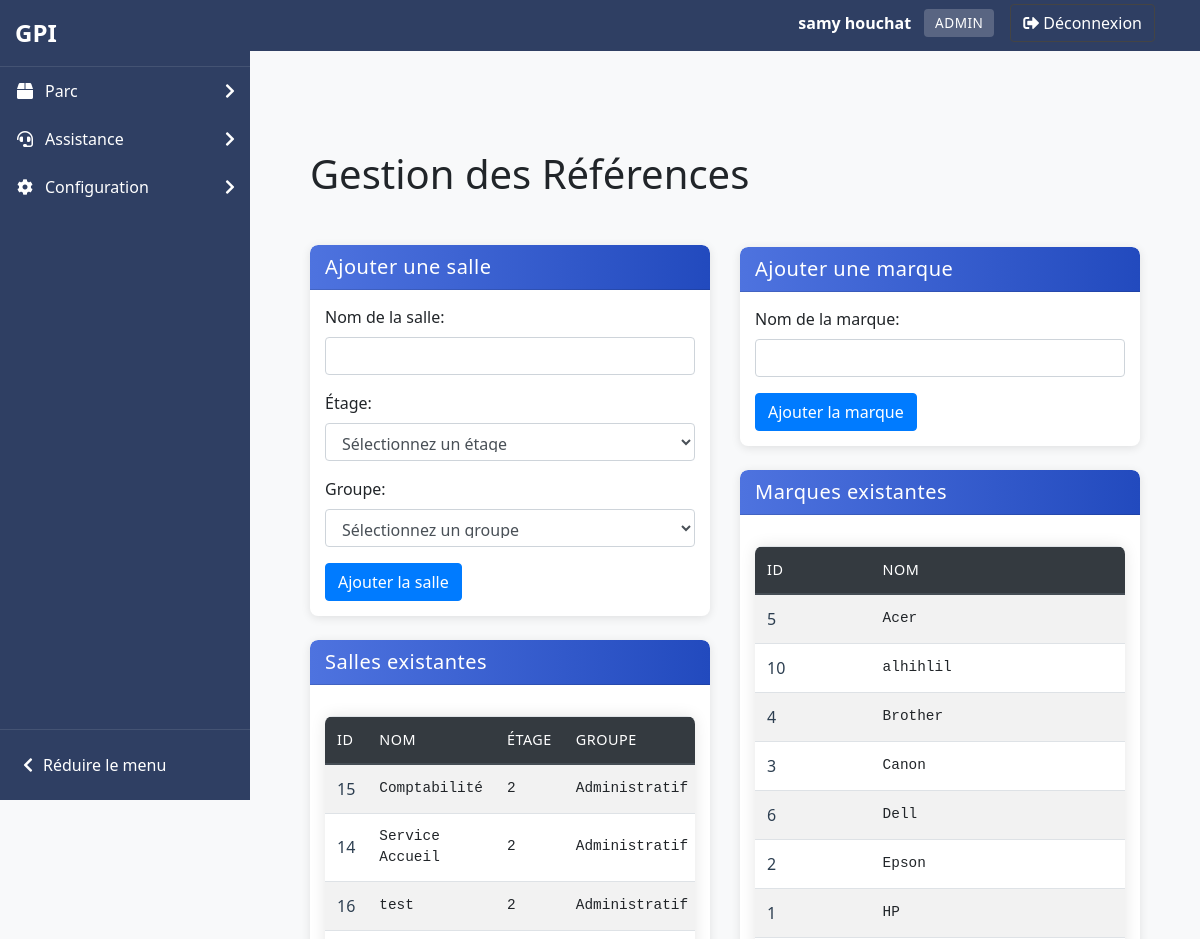
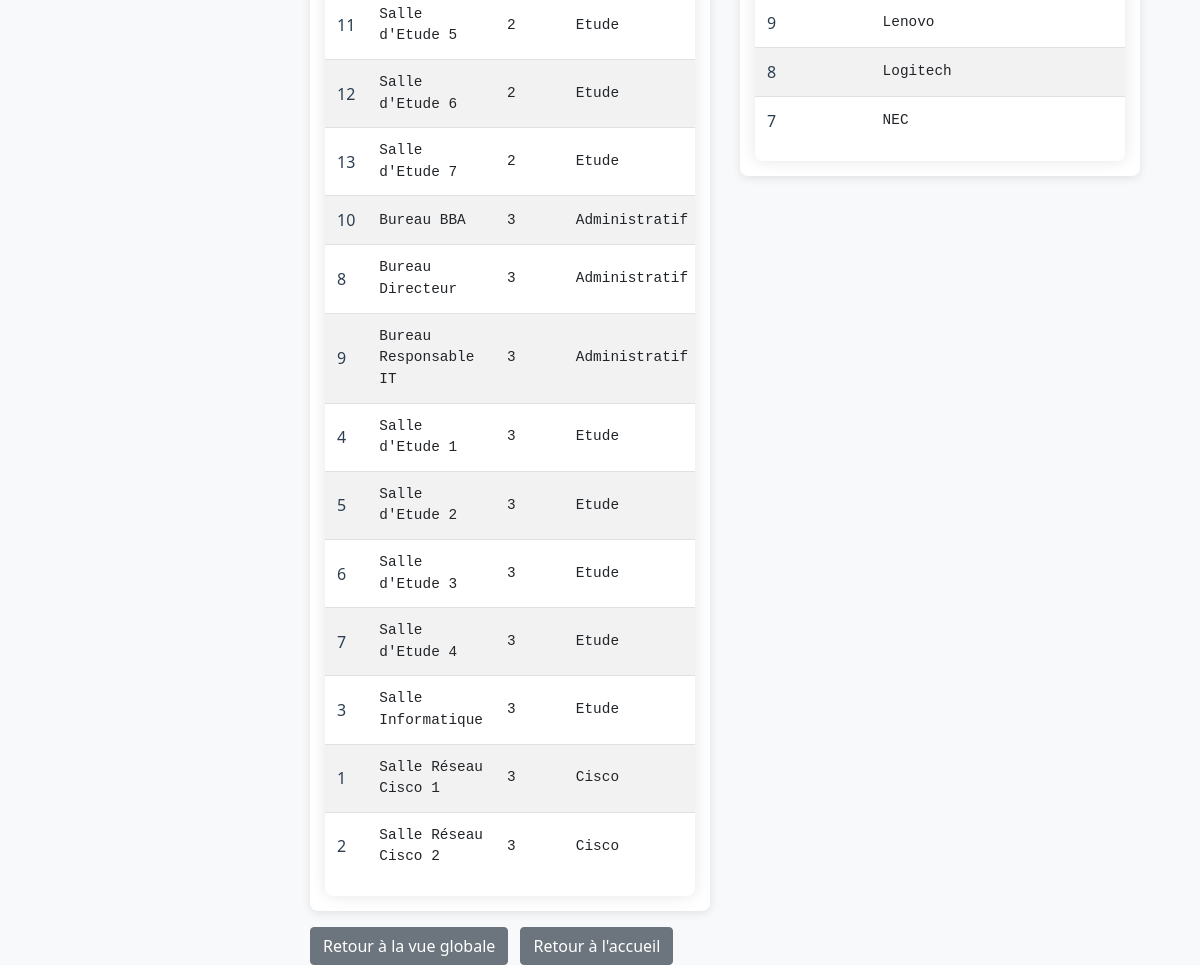
Screenshot of /pages/admin/gestion_references.php (signed in) with the database file from the repository (2 pictures, top to bottom).
### tables this page shows
CREATE TABLE IF NOT EXISTS `users` (
  `id_user` int NOT NULL AUTO_INCREMENT,
  `prenom` varchar(100) NOT NULL,
  `nom` varchar(100) NOT NULL,
  `email` varchar(255) NOT NULL,
  `password` varchar(255) NOT NULL,
  `id_role` int NOT NULL,
  `date_created` timestamp NULL DEFAULT CURRENT_TIMESTAMP,
  `code_utilisateur` varchar(6) DEFAULT NULL,
  PRIMARY KEY (`id_user`),
  UNIQUE KEY `email` (`email`),
  UNIQUE KEY `code_utilisateur` (`code_utilisateur`),
  KEY `fk_users_role` (`id_role`),
  KEY `idx_code_utilisateur` (`code_utilisateur`)
);

CREATE TABLE IF NOT EXISTS `roles` (
  `id_role` int NOT NULL AUTO_INCREMENT,
  `role_name` varchar(50) NOT NULL,
  PRIMARY KEY (`id_role`),
  UNIQUE KEY `role_name` (`role_name`)
);

CREATE TABLE IF NOT EXISTS `salles` (
  `id_salle` int UNSIGNED NOT NULL AUTO_INCREMENT,
  `nom_salle` varchar(50) NOT NULL,
  `etage` enum('2','3') NOT NULL,
  `groupe` enum('Administratif','Etude','Cisco') NOT NULL,
  PRIMARY KEY (`id_salle`),
  UNIQUE KEY `unique_salle_etage` (`nom_salle`,`etage`)
);

CREATE TABLE IF NOT EXISTS `marque` (
  `id_marque` int NOT NULL AUTO_INCREMENT,
  `nom_marque` varchar(255) NOT NULL,
  PRIMARY KEY (`id_marque`),
  UNIQUE KEY `nom_marque` (`nom_marque`)
);

### pages/admin/gestion_references.php (the view, shortened to what this page needs)
<?php
require_once '../../includes/functions.php';
$pdo = connectDB();
$salles = $pdo->query("SELECT * FROM salles ORDER BY etage, groupe, nom_salle")->fetchAll();
$marques = $pdo->query("SELECT * FROM marque ORDER BY nom_marque")->fetchAll();
afficherHeader('Gestion des Références', 2);
?>
<div class="container mt-4">
    <h1 class="mb-4">Gestion des Références</h1>
    <div class="row">
        <div class="col-md-6">
            <div class="card mb-4">
                <div class="card-header bg-primary text-white">
                    <h5 class="mb-0">Ajouter une salle</h5>
                </div>
                <div class="card-body">
                    <form method="POST" action="">
                        <div class="form-group">
                            <label for="nom_salle">Nom de la salle:</label>
                            <input type="text" class="form-control" id="nom_salle" name="nom_salle" required>
                        </div>
                        <div class="form-group">
                            <label for="etage">Étage:</label>
                            <select class="form-control" id="etage" name="etage" required>
                                <option value="">Sélectionnez un étage</option>
                            </select>
                        </div>
                        <div class="form-group">
                            <label for="groupe">Groupe:</label>
                            <select class="form-control" id="groupe" name="groupe" required>
                                <option value="">Sélectionnez un groupe</option>
                            </select>
                        </div>
                        <button type="submit" name="ajouter_salle" class="btn btn-primary">Ajouter la salle</button>
                    </form>
                </div>
            </div>
            <div class="card">
                <div class="card-header bg-info text-white">
                    <h5 class="mb-0">Salles existantes</h5>
                </div>
                <div class="card-body">
                    <div class="table-responsive">
                        <table class="table table-striped table-hover">
                            <thead>
                                <tr>
                                    <th>ID</th>
                                    <th>Nom</th>
                                    <th>Étage</th>
                                    <th>Groupe</th>
                                </tr>
                            </thead>
                            <tbody>
                                <?php foreach ($salles as $salle): ?>
                                    <tr>
                                        <td><?= htmlspecialchars($salle['id_salle']) ?></td>
                                        <td><?= htmlspecialchars($salle['nom_salle']) ?></td>
                                        <td><?= htmlspecialchars($salle['etage']) ?></td>
                                        <td><?= htmlspecialchars($salle['groupe']) ?></td>
                                    </tr>
                                <?php endforeach; ?>
                            </tbody>
                        </table>
                    </div>
                </div>
            </div>
        </div>
        <div class="col-md-6">
            <div class="card mb-4">
                <div class="card-header bg-primary text-white">
                    <h5 class="mb-0">Ajouter une marque</h5>
                </div>
                <div class="card-body">
                    <form method="POST" action="">
                        <div class="form-group">
                            <label for="nom_marque">Nom de la marque:</label>
                            <input type="text" class="form-control" id="nom_marque" name="nom_marque" required>
                        </div>
                        <button type="submit" name="ajouter_marque" class="btn btn-primary">Ajouter la marque</button>
                    </form>
                </div>
            </div>
            <div class="card">
                <div class="card-header bg-info text-white">
                    <h5 class="mb-0">Marques existantes</h5>
                </div>
                <div class="card-body">
                    <div class="table-responsive">
                        <table class="table table-striped table-hover">
                            <thead>
                                <tr>
                                    <th>ID</th>
                                    <th>Nom</th>
                                </tr>
                            </thead>
                            <tbody>
                                <?php foreach ($marques as $marque): ?>
                                    <tr>
                                        <td><?= htmlspecialchars($marque['id_marque']) ?></td>
                                        <td><?= htmlspecialchars($marque['nom_marque']) ?></td>
                                    </tr>
                                <?php endforeach; ?>
                            </tbody>
                        </table>
                    </div>
                </div>
            </div>
        </div>
    </div>
    <div class="mt-4">
        <a href="../common/views_all.php" class="btn btn-secondary">Retour à la vue globale</a>
        <a href="../../index.php" class="btn btn-secondary ml-2">Retour à l'accueil</a>
    </div>
</div>
<?php
afficherFooter();
?>

### includes/functions.php (shortened to what this page needs)
<?php
function connectDB() {
    $host = 'localhost';
    $db   = 'gpii';
    $user = 'root';
    $pass = '';
    $charset = 'utf8mb4';
    $dsn = "mysql:host=$host;dbname=$db;charset=$charset";
    $options = [
        PDO::ATTR_ERRMODE => PDO::ERRMODE_EXCEPTION,
        PDO::ATTR_DEFAULT_FETCH_MODE => PDO::FETCH_ASSOC
    ];
    return new PDO($dsn, $user, $pass, $options);
}
function afficherHeader($titre, $niveau = 1, $afficher_sidebar = true) {
    $prefix = str_repeat('../', $niveau);
    echo '<!DOCTYPE html>';
    echo '<html lang="fr">';
    echo '<head>';
    echo '<link rel="stylesheet" href="' . $prefix . 'assets/css/bootstrap.css">';
    echo '<link rel="stylesheet" href="' . $prefix . 'assets/css/custom.css">';
    echo '<link rel="stylesheet" href="https://cdnjs.cloudflare.com/ajax/libs/font-awesome/5.15.3/css/all.min.css">';
    echo '</head>';
    echo '<body>';
    if ($afficher_sidebar) {
        echo '<div class="sidebar-glpi">';
        echo '<div class="sidebar-header">';
        echo '<a href="' . $prefix . 'index.php" class="logo-container">';
        echo '<span class="logo-text">GPI</span>';
        echo '</a>';
        echo '</div>';
        echo '<nav class="sidebar-nav">';
        echo '<ul class="sidebar-menu">';
        if (isset($_SESSION['user_role']) && ($_SESSION['user_role'] == 1 || $_SESSION['user_role'] == 2)) {
            echo '<li class="sidebar-item">';
            echo '<a href="#" class="sidebar-link">';
            echo '<i class="fas fa-box sidebar-icon"></i>';
            echo '<span>Parc</span>';
            echo '<i class="fas fa-chevron-right sidebar-arrow"></i>';
            echo '</a>';
            echo '</li>';
        }
        echo '<li class="sidebar-item">';
        echo '<a href="#" class="sidebar-link">';
        echo '<i class="fas fa-headset sidebar-icon"></i>';
        echo '<span>Assistance</span>';
        echo '<i class="fas fa-chevron-right sidebar-arrow"></i>';
        echo '</a>';
        echo '</li>';
        if (isset($_SESSION['user_role']) && $_SESSION['user_role'] == 1) {
            echo '<li class="sidebar-item">';
            echo '<a href="#" class="sidebar-link">';
            echo '<i class="fas fa-cog sidebar-icon"></i>';
            echo '<span>Configuration</span>';
            echo '<i class="fas fa-chevron-right sidebar-arrow"></i>';
            echo '</a>';
            echo '</li>';
        }
        echo '</ul>';
        echo '</nav>';
        echo '<div class="sidebar-footer">';
        echo '<button class="btn-collapse" id="collapseMenu">';
        echo '<i class="fas fa-chevron-left"></i>';
        echo '<span>Réduire le menu</span>';
        echo '</button>';
        echo '</div>';
        echo '</div>';
    }
    echo '<nav class="navbar navbar-expand-lg navbar-dark bg-primary mb-4" style="position: relative;">';
    echo '<div class="container d-flex justify-content-between align-items-center">';
    echo '<a class="navbar-brand" href="' . $prefix . 'index.php">GPI</a>';
    echo '<div class="d-flex align-items-center">';
    if (isset($_SESSION['user_id'])) {
        $pdo = connectDB();
        $stmt = $pdo->prepare("SELECT u.nom, u.prenom, r.role_name FROM users u JOIN roles r ON u.id_role = r.id_role WHERE u.id_user = ?");
        $stmt->execute([$_SESSION['user_id']]);
        $user = $stmt->fetch();
        echo '<div class="navbar-user-info mr-3">';
        echo '<span class="user-name text-white mr-2">' . htmlspecialchars($user['prenom'] . ' ' . $user['nom']) . '</span>';
        echo '<span class="user-role badge badge-light">' . htmlspecialchars($user['role_name']) . '</span>';
        echo '</div>';
        echo '<a href="' . $prefix . 'includes/logout.php" class="btn btn-outline-light"><i class="fas fa-sign-out-alt mr-1"></i>Déconnexion</a>';
    } else {
        echo '<a href="' . $prefix . 'index.php" class="btn btn-outline-light"><i class="fas fa-sign-in-alt mr-1"></i>Connexion</a>';
    }
    echo '</div>';
    echo '</div>';
    echo '</nav>';
    if ($afficher_sidebar) {
        echo '<div class="container" style="margin-top: 20px;">';
    } else {
        echo '<div class="container-fluid" style="margin-top: 20px;">';
    }
}
function afficherFooter() {
    echo '</div>';
    echo '</body>';
    echo '</html>';
}
        ?>

### assets/css/custom.css (style rules this page uses)
body { margin: 0; padding: 0; font-family: Arial, sans-serif; overflow-x: hidden; transition: all 0.3s ease; }
body .container { width: calc(100% - 30px); max-width: 1140px; margin-top: 70px; margin-left: auto; margin-right: auto; transition: all 0.3s ease; }
body:not(.sidebar-collapsed) { padding-left: 250px; }
.user-name { color: #fff; }
.user-role { background-color: rgba(255, 255, 255, 0.2); color: #fff; }
.btn-outline-light { border-color: #444; color: #fff; }
.navbar-brand { color: #fff !important; font-weight: bold; }
.navbar-user-info { display: flex; align-items: center; }
.sidebar-glpi { width: 250px; background-color: #2f3f63; color: white; height: 100vh; position: fixed; left: 0; top: 0; z-index: 1000; transition: all 0.3s ease; display: flex; flex-direction: column; }
.sidebar-header { padding: 15px; border-bottom: 1px solid rgba(255, 255, 255, 0.1); }
.logo-container { display: flex; align-items: center; text-decoration: none; color: white; }
.logo-text { font-size: 24px; font-weight: bold; color: white; }
.sidebar-nav { flex: 1; overflow-y: auto; padding-bottom: 20px; }
.sidebar-menu { list-style: none; padding: 0; margin: 0; }
.sidebar-item { position: relative; }
.sidebar-link { display: flex; align-items: center; padding: 12px 15px; color: white; text-decoration: none; transition: all 0.3s ease; }
.sidebar-icon { width: 20px; margin-right: 10px; text-align: center; }
.sidebar-arrow { margin-left: auto; transition: transform 0.3s ease; }
.sidebar-footer { padding: 15px; border-top: 1px solid rgba(255, 255, 255, 0.1); }
.btn-collapse { display: flex; align-items: center; background: none; border: none; color: white; cursor: pointer; padding: 8px; width: 100%; text-align: left; }
.btn-collapse i { margin-right: 10px; }
.card { border: none; box-shadow: 0 4px 15px rgba(0,0,0,0.08); border-radius: 8px; overflow: hidden; transition: all 0.3s ease; margin-bottom: 15px; }
.card-header { padding: 10px 15px; font-weight: 600; font-size: 1rem; background: linear-gradient(to right, #4e73df, #224abe); color: white; letter-spacing: 0.5px; }
.card-body { padding: 15px; }
.badge { font-weight: 500; padding: 0.4em 0.6em; border-radius: 4px; }
.card { border-radius: 8px; overflow: hidden; box-shadow: 0 2px 10px rgba(0,0,0,0.1); border: none; }
.card-header { border-radius: 8px 8px 0 0 !important; font-weight: 500; }
.form-control { border-radius: 4px; border: 1px solid #ced4da; padding: 8px 12px; }
body { font-family: 'Segoe UI', Tahoma, Geneva, Verdana, sans-serif; background-color: #f8f9fa; }
.table-responsive { box-shadow: 0 0 15px rgba(0, 0, 0, 0.1); border-radius: 8px; overflow: hidden; }
.table thead th { background-color: #343a40; color: white; border-bottom: 2px solid #454d55; }
.table td { vertical-align: middle; }
td:nth-child(2), td:nth-child(3), td:nth-child(4), td:nth-child(5) { font-family: 'Consolas', monospace; font-size: 0.9em; }
.badge { padding: 0.5em 0.8em; font-size: 0.85em; font-weight: 500; text-transform: uppercase; letter-spacing: 0.5px; }
.table-responsive { margin-top: 1rem; border-radius: 8px; box-shadow: 0 0 15px rgba(0,0,0,0.1); }
.table thead th { background-color: #343a40; color: white; font-weight: 500; text-transform: uppercase; font-size: 0.9em; letter-spacing: 0.5px; }
.table tbody tr { transition: background-color 0.2s ease; }
td:first-child { font-weight: 500; color: #2c3e50; }
.col-md-6 { top: 135px; }
.mt-4 { margin-top: 75px; }
div.col-md-6:nth-child(2) { top: 25px; }
div.col-md-6:nth-child(1) { top: 23px; }
.navbar { right: 250px; margin-right: -251px; }
.bg-primary { background-color: #2f3f63 !important; }

### rows the page displays
users: prenom+nom "samy houchat", id_role.role_name "ADMIN"
salles: id_salle "15", nom_salle "Comptabilité", etage "2", groupe "Administratif"
salles: id_salle "14", nom_salle "Service Accueil", etage "2", groupe "Administratif"
salles: id_salle "16", nom_salle "test", etage "2", groupe "Administratif"
salles: id_salle "11", nom_salle "Salle d'Etude 5", etage "2", groupe "Etude"
salles: id_salle "12", nom_salle "Salle d'Etude 6", etage "2", groupe "Etude"
salles: id_salle "13", nom_salle "Salle d'Etude 7", etage "2", groupe "Etude"
salles: id_salle "10", nom_salle "Bureau BBA", etage "3", groupe "Administratif"
salles: id_salle "8", nom_salle "Bureau Directeur", etage "3", groupe "Administratif"
salles: id_salle "9", nom_salle "Bureau Responsable IT", etage "3", groupe "Administratif"
salles: id_salle "4", nom_salle "Salle d'Etude 1", etage "3", groupe "Etude"
salles: id_salle "5", nom_salle "Salle d'Etude 2", etage "3", groupe "Etude"
salles: id_salle "6", nom_salle "Salle d'Etude 3", etage "3", groupe "Etude"
salles: id_salle "7", nom_salle "Salle d'Etude 4", etage "3", groupe "Etude"
salles: id_salle "3", nom_salle "Salle Informatique", etage "3", groupe "Etude"
salles: id_salle "1", nom_salle "Salle Réseau Cisco 1", etage "3", groupe "Cisco"
salles: id_salle "2", nom_salle "Salle Réseau Cisco 2", etage "3", groupe "Cisco"
marque: id_marque "5", nom_marque "Acer"
marque: id_marque "10", nom_marque "alhihlil"
marque: id_marque "4", nom_marque "Brother"
marque: id_marque "3", nom_marque "Canon"
marque: id_marque "6", nom_marque "Dell"
marque: id_marque "2", nom_marque "Epson"
marque: id_marque "1", nom_marque "HP"
marque: id_marque "9", nom_marque "Lenovo"
marque: id_marque "8", nom_marque "Logitech"
marque: id_marque "7", nom_marque "NEC"
